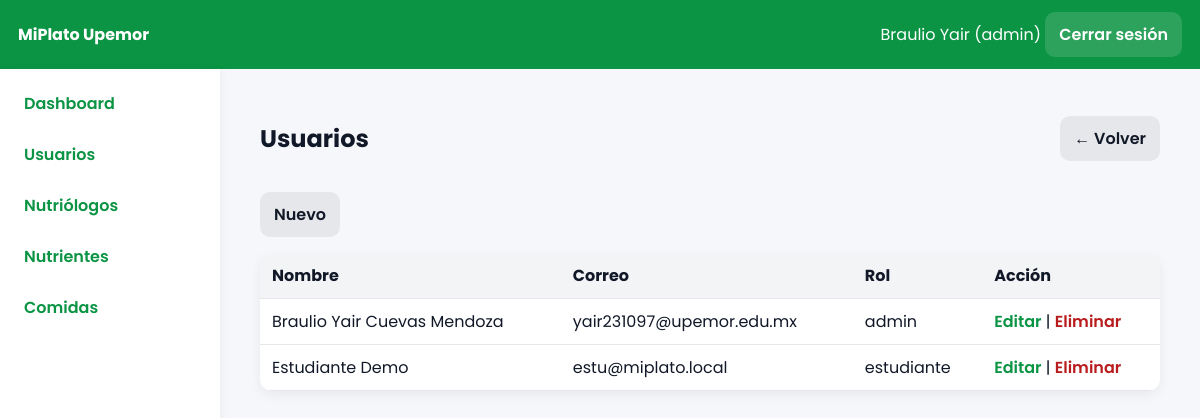
Page /index.php?controller=admin&action=usuarios (signed in) on the earlier database version.
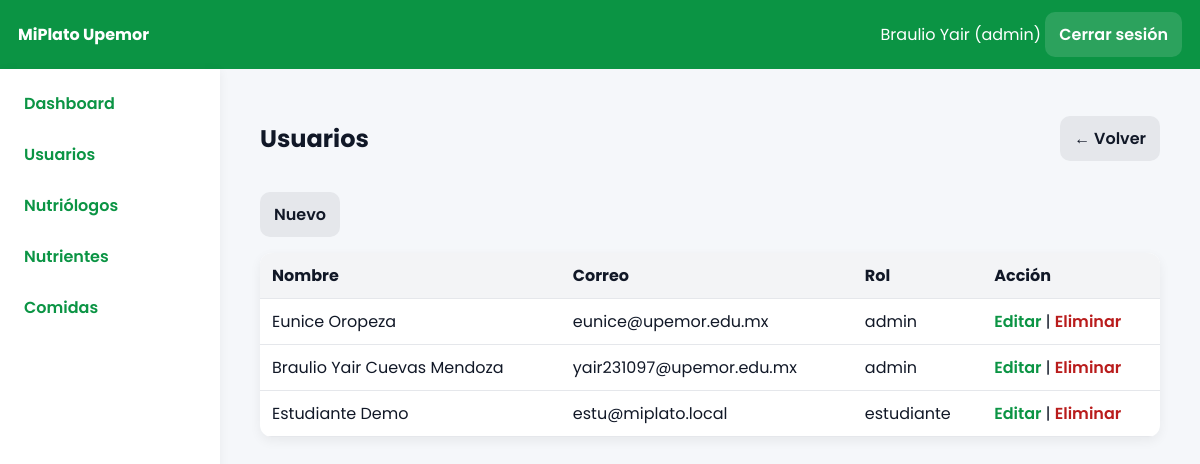
Same page on the later database version.
### tables this page shows
CREATE TABLE `usuarios` (
  `id` int(11) NOT NULL AUTO_INCREMENT,
  `nombre` varchar(100) NOT NULL,
  `apellidos` varchar(120) DEFAULT NULL,
  `correo` varchar(120) NOT NULL,
  `password` varchar(255) NOT NULL,
  `rol` enum('admin','nutriologo','estudiante') NOT NULL DEFAULT 'estudiante',
  `creado_en` timestamp NOT NULL DEFAULT current_timestamp(),
  PRIMARY KEY (`id`),
  UNIQUE KEY `correo` (`correo`)
);

### app/core/Controller.php (called while the page is built, shortened)
<?php
class Controller{
protected function view($file,$data=[]){$view=$file;extract($data);include __DIR__.'/../views/layout.php';}
protected function partial($file,$data=[]){extract($data);include __DIR__.'/../views/'.$file.'.php';}
}

### app/controllers/AdminController.php (called while the page is built, shortened)
<?php
require_once __DIR__.'/../models/User.php';require_once __DIR__.'/../models/Nutriente.php';require_once __DIR__.'/../models/Comida.php';require_once __DIR__.'/../models/EstudianteDetalle.php';
class AdminController extends Controller{
public function usuarios(){ $this->requireRole('admin'); $allUsers = (new User())->all(); $list = array_filter($allUsers, function($u) { return $u['rol'] !== 'nutriologo'; }); $this->view('admin/usuarios/index',compact('list'));}
}

### app/core/Router.php (called while the page is built)
<?php
class Router{public static function dispatch(){$c=$_GET['controller']??'auth';$a=$_GET['action']??'login';$cn=ucfirst($c).'Controller';$f=__DIR__.'/../controllers/'.$cn.'.php';if(!file_exists($f)){http_response_code(404);echo'Controller not found';exit;}require_once $f; if(!class_exists($cn)){echo'Class not found';exit;} $o=new $cn(); if(!method_exists($o,$a)){echo'Action not found';exit;} $o->$a();}}

### index.php (called while the page is built, shortened)
<?php
require __DIR__.'/app/core/Controller.php';
require __DIR__.'/app/core/Model.php';
require __DIR__.'/app/core/Database.php';
require __DIR__.'/app/core/Router.php';
Router::dispatch();

### app/core/Database.php (called while the page is built)
<?php
class Database{private static $c=null;public static function getConnection(){if(self::$c===null){$dsn='mysql:host='.DB_HOST.';dbname='.DB_NAME.';charset=utf8mb4';self::$c=new PDO($dsn,DB_USER,DB_PASS,[PDO::ATTR_ERRMODE=>PDO::ERRMODE_EXCEPTION,PDO::ATTR_DEFAULT_FETCH_MODE=>PDO::FETCH_ASSOC]);}return self::$c;}}

### app/core/Model.php (called while the page is built)
<?php class Model{protected $db;function __construct(){ $this->db=Database::getConnection();}}

### app/models/User.php (called while the page is built, shortened)
<?php
class User extends Model{
public function all(){return $this->db->query("SELECT id,nombre,apellidos,correo,rol FROM usuarios ORDER BY id DESC")->fetchAll();}
}

### app/views/admin/usuarios/index.php (the view)
<div class='page-head'><h2>Usuarios</h2><a class='btn' href='index.php?controller=admin&action=dashboard'>← Volver</a></div>
<div class='actions'><a class='btn' href='index.php?controller=admin&action=usuarioForm'>Nuevo</a></div>
<table class='table'><thead><tr><th>Nombre</th><th>Correo</th><th>Rol</th><th>Acción</th></tr></thead><tbody>
<?php foreach($list as $u): ?><tr><td><?= htmlspecialchars($u['nombre'].' '.$u['apellidos']) ?></td><td><?= htmlspecialchars($u['correo']) ?></td><td><?= $u['rol'] ?></td>
<td><a class='link' href='index.php?controller=admin&action=usuarioForm&id=<?= $u['id'] ?>'>Editar</a> | <a class='link danger' href='index.php?controller=admin&action=usuarioDelete&id=<?= $u['id'] ?>' onclick="return confirm('¿Seguro que deseas eliminar este usuario?');">Eliminar</a></td></tr><?php endforeach; ?></tbody></table>

Differences in the rows shown:
now on this page (row edited): usuarios: nombre+apellidos "Eunice Oropeza", correo "eunice@upemor.edu.mx", rol "admin"
